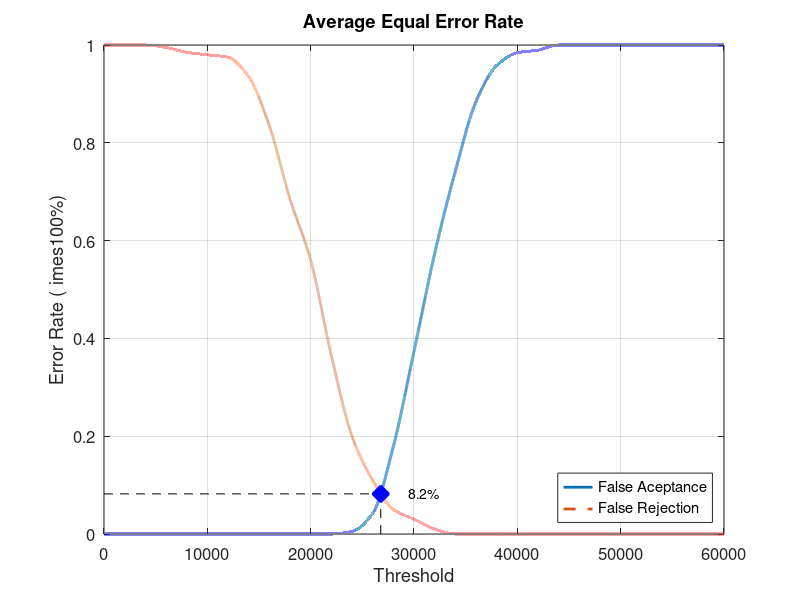
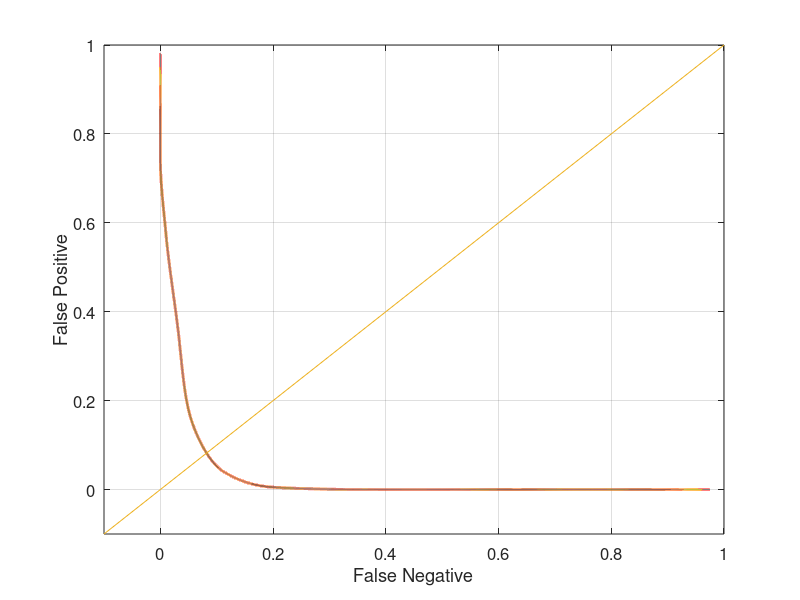

MATLAB code to generate these figures, in order:
close all;
clear;
clc;
x = 0:2000:60000;
xq = 0:0.5:60000;

y0 = [0 0 0 0 0 0 0 0 0 0 0 0 0.00526316 0.0421053 0.178947 0.373684 0.573684 0.742105 0.884211 0.957895 0.984211 0.989474 1 1 1 1 1 1 1 1 1]
yy0 = interp1(x, y0, xq, 'pchip');
y1 = [1 1 1 0.995 0.985 0.98 0.975 0.935 0.835 0.685 0.56 0.365 0.2 0.11 0.05 0.03 0.01 0 0 0 0 0 0 0 0 0 0 0 0 0 0]
yy1 = interp1(x, y1, xq, 'pchip');

% Calculating EER: 
y2 = abs(y0 - y1);
find(y2 == min(y2))
yy2 = abs(yy0 - yy1);
xEER = find(yy2 == min(yy2));
xEERIndex = xq(xEER) % X-axis EER
yEER = yy0(xEER) % Y-axis EER

main = figure
plot(xq, yy0,'-','LineWidth', 2);	hold on
plot(xq, yy1,'--','LineWidth', 2);	hold on
plot([xEERIndex xEERIndex], [0 yEER], 'k--');	hold on
plot([0 xEERIndex], [yEER yEER], 'k--');	hold on
plot(xEERIndex, yEER, 'bx', 'LineWidth', 10);	hold on
text(xEERIndex + 10 * xEERIndex / 100, yEER, [num2str(round((10000 * yEER)) / 100) '%'])
legend('False Aceptance', 'False Rejection', 'Location', 'SouthEast')
xlabel('Threshold')
ylabel('Error Rate (	imes100%)')
title('Average Equal Error Rate')
set(gca, 'FontSize', 12)
axis([0 60000 0 1])
grid on

print(main, 'Database4_1Main', '-dpng');
FNRxFPR = figure('Color', [1 1 1]);
plot(yy1, yy0, '-', yy1, yy0, 'LineWidth', 2);
hold on
y = -0.1:0.1:1
plot(y, y); 
set(gca, 'FontSize', 12)
xlabel('False Negative')
ylabel('False Positive')
axis([-0.1 1 -0.1 1])
set(gca, 'FontSize', 12)
grid on

print(FNRxFPR, 'Database4_1FNRxFPR','-dpng');
